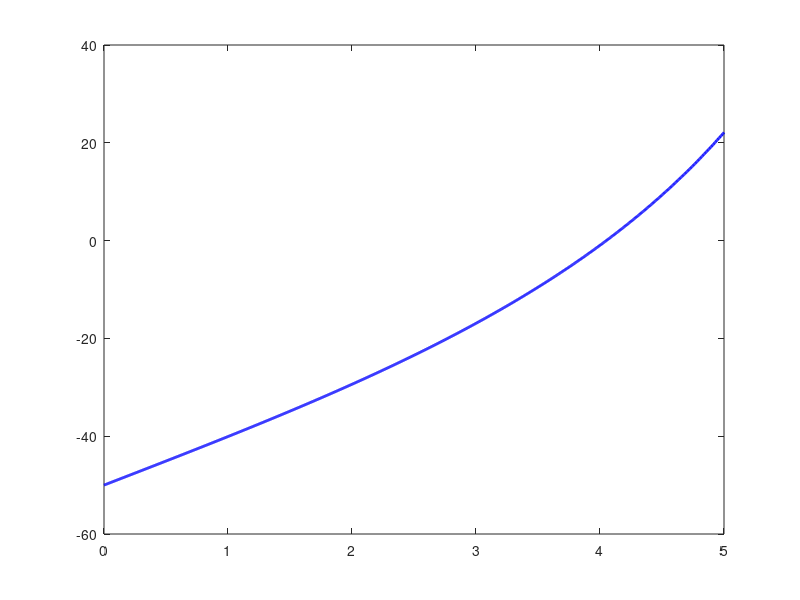

MATLAB code for this plot: (Note: this script raises an error after producing the figure.)
% Group 12 Code
% Avery Ribich, Declan Roberts


clc
clear

% Simplified Function
f = @(x) 51.69375 * tan(0.18977 * x) - 50;

% Interval
xl = 0;
xu = 5; 

% Plot the function to check its behavior
figure;
time = linspace(0, 5, 1000); 
velocity = f(time); 
plot(time, velocity, 'b', 'LineWidth', 2);
hold on;
yline(0, '--k'); 
xlabel('Time (s)');
ylabel('Velocity (m/s)');
title('Velocity vs Time (0-5s)');
grid on;
xlim([0, 5]);
ylim([-50, 30]); 
legend('Velocity Curve', 'y=0 Line');

% Check if sign change exists in the interval
if f(xl) * f(xu) > 0
    error('Function does not change sign in the given interval. Choose a different interval.');
end

tol = 1; 
max_iter = 100;

iter = 0;
errors = []; 
roots = [];  
approx_error = 100; 

% Display table header
fprintf('%-10s %-15s %-15s\n', 'Iteration', 'Approximate Root', 'Error (%)');
fprintf('--------------------------------------------------\n');

% Bisection method loop
while iter < max_iter
    xr = (xl + xu) / 2; 
    roots = [roots, xr]; 
    
    % Compute error after the first iteration
    if iter > 0
        approx_error = abs((roots(end) - roots(end-1)) / roots(end)) * 100;
        errors = [errors, approx_error]; 
    else
        approx_error = NaN; 
    end

    % Display iteration results
    fprintf('%-10d %-15.6f %-15.6f\n', iter + 1, xr, approx_error);

    % Stopping condition: exit when error < 1%
    if iter > 0 && approx_error < tol
        break;
    end

    % Bisection logic
    if f(xr) == 0  
        break;
    elseif f(xl) * f(xr) < 0
        xu = xr;
    else
        xl = xr;
    end

    iter = iter + 1;
end

% Estimated root
root = xr;

% Final results
fprintf('--------------------------------------------------\n');
fprintf('Final Estimated Root: %.6f\n', root);
fprintf('Total Iterations: %d\n', iter);
